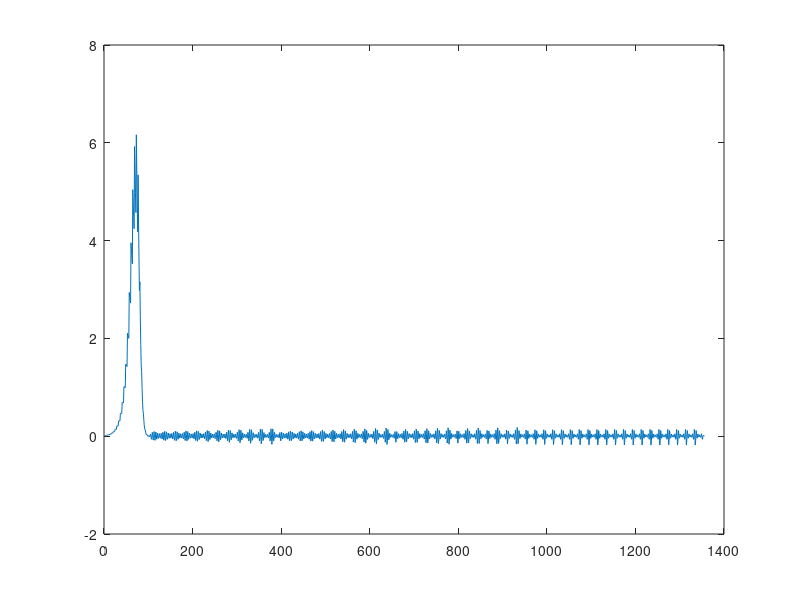

Write MATLAB code to recreate this figure.
% define ODE and parameters
a_0 = 500; % molecules per hour
a_1 = 0.5; % molecules per hour, per existing molecule of A
b = 4; % 1/hrs
dPdt =@(P) (a_0 + a_1*P) - b*P;

[T,X]=ode45(@(t,x)dPdt(x),[0,300],0);

figure(2);clf;

%plot(X)

plot(diff(X))